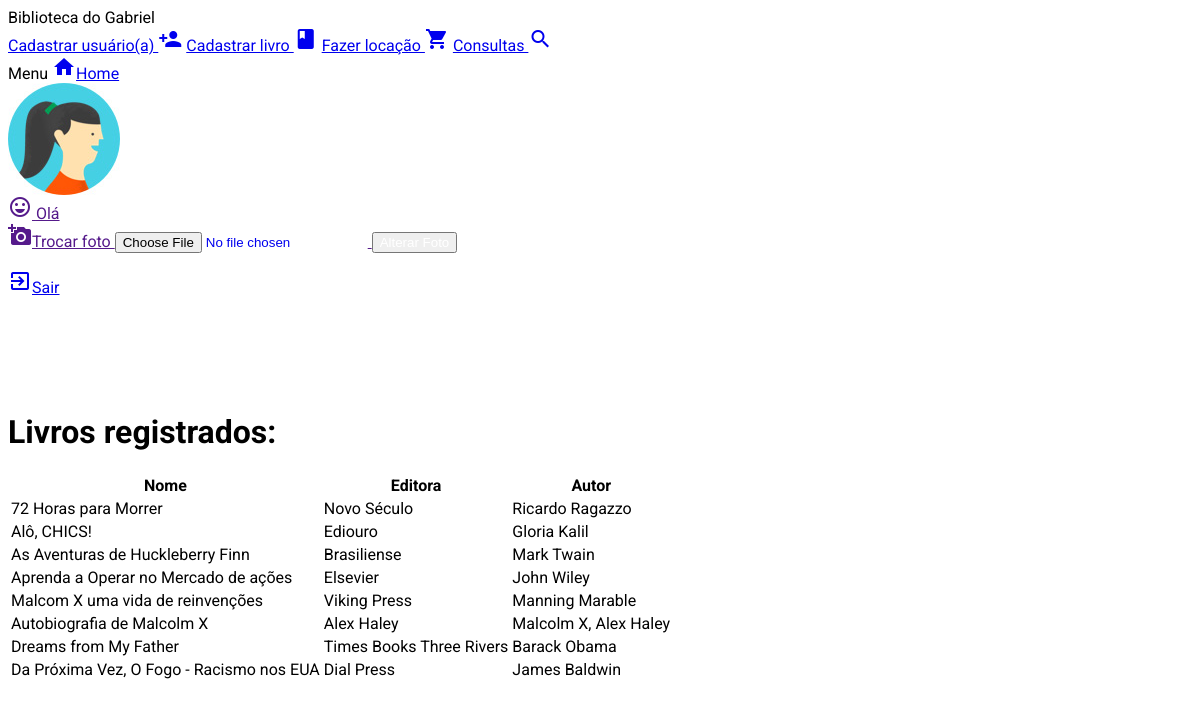
Page /livrogeral.php on the committed database.
### tables this page shows
CREATE TABLE IF NOT EXISTS `usuarios` (
  `id` int(11) NOT NULL AUTO_INCREMENT,
  `nome` varchar(255) NOT NULL,
  `login` varchar(255) NOT NULL,
  `senha` varchar(255) NOT NULL,
  `foto` varchar(255) NOT NULL,
  PRIMARY KEY (`id`)
);

CREATE TABLE IF NOT EXISTS `livro` (
  `idLivro` int(11) NOT NULL AUTO_INCREMENT,
  `nome` varchar(50) NOT NULL,
  `editora` varchar(25) NOT NULL,
  `autor` varchar(40) NOT NULL,
  PRIMARY KEY (`idLivro`)
);

### livrogeral.php (the view, shortened to what this page needs)
<html>
  <head>
    <link rel="stylesheet" href="https://code.getmdl.io/1.3.0/material.light_blue-yellow.min.css" />
    <link rel="stylesheet" href="styles.css">
   <link href="//cdn.muicss.com/mui-0.9.20/css/mui.min.css" rel="stylesheet" type="text/css" />
	</head>
  <?php
  include 'config.php';
  $sql = "SELECT * FROM usuarios WHERE login = '".$_SESSION['login']."'";
  $sqlExecuta = mysqli_query($conexao,$sql);
  $user = mysqli_fetch_assoc($sqlExecuta);
  ?>
  <body>
<div class="mdl-layout mdl-js-layout">
  <header class="mdl-layout__header mdl-layout__header--scroll">
    <div class="mdl-layout__header-row">
      <span class="mdl-layout-title"> Biblioteca do Gabriel</span>
      <nav class="mdl-navigation">
      <a class="mdl-navigation__link" href="caduser.php">Cadastrar usuário(a)&nbsp;<i class="material-icons">person_add</i></a>
        <a class="mdl-navigation__link" href="cadbook.php">Cadastrar livro&nbsp;<i class="material-icons">book</i></a>
        <a class="mdl-navigation__link" href="cadaluguel.php">Fazer locação&nbsp;<i class="material-icons">shopping_cart</i></a>
        <a class="mdl-navigation__link" href="consultas.php">Consultas&nbsp;<i class="material-icons">search</i></a>
      </nav>
    </div>
  </header>
  <div class="mdl-layout__drawer">
    <span class="mdl-layout-title">Menu</span>
    <a class="mdl-navigation__link" href="dashboard.php"><i class="mdl-color-text--blue-grey-400 material-icons" role="presentation">home</i>Home</a>
          <a class="mdl-navigation__link" href="">
    <nav class="mdl-navigation">
    <img src="images/<?php echo $user['foto']; ?>" class="demo-avatar"></br>
    <i class="material-icons">sentiment_very_satisfied</i>&nbsp;<span>Olá <?php echo $user["nome"];?></span>
            <div class="mdl-layout-spacer">
          <form action="altera_fotos.php" method="post" enctype="multipart/form-data"><i class="material-icons">add_a_photo</i>Trocar foto
           <input class="mdl-textfield__input" type="file" name="arquivo" id="arquivo">
            <input class="mdl-button mdl-js-button mdl-button--raised mdl-button--colored mdl-js-ripple-effect" type="submit" value="Alterar Foto" style="color: #FFF;"/>
          </form>
          </a>
          <a class="mdl-navigation__link" href="sair.php"><i class="material-icons">exit_to_app</i>Sair</a></br></br></br></br></br></br>
          </div>
          </div>
  <main class="mdl-layout__content">
    <div class="page-content">
    <h1>Livros registrados:</h1>
    <table class="mui-table mui-table--bordered">
  <thead>
    <tr>
      <th>Nome</th>
      <th>Editora</th>
      <th>Autor</th>
    </tr>
  </thead>
    <?php
    include "config.php";
    $sql = "SELECT * FROM livro";
    $sqlExecuta = mysqli_query($conexao,$sql);
    while($linha = mysqli_fetch_assoc($sqlExecuta)){
    ?>
  <tbody>
    <tr>
      <td><?php echo $linha["nome"];?></td>
      <td><?php echo $linha["editora"];?></td>
      <td><?php echo $linha["autor"];?></td>
    </tr>
    <?php
}
?>
  </tbody>
</table>
    </div>
  </main>
  </body>
</html>

### styles.css (style rules this page uses)
html, body { font-family: 'Roboto', 'Helvetica', sans-serif; }

### rows in the picture
usuarios: foto (placeholder picture)
livro: nome "72 Horas para Morrer", editora "Novo Século", autor "Ricardo Ragazzo"
livro: nome "Alô, CHICS!", editora "Ediouro", autor "Gloria Kalil"
livro: nome "As Aventuras de Huckleberry Finn", editora "Brasiliense", autor "Mark Twain"
livro: nome "Aprenda a Operar no Mercado de ações", editora "Elsevier", autor "John Wiley"
livro: nome "Malcom X uma vida de reinvenções", editora "Viking Press", autor "Manning Marable"
livro: nome "Autobiografia de Malcolm X", editora "Alex Haley", autor "Malcolm X, Alex Haley"
livro: nome "Dreams from My Father", editora "Times Books Three Rivers", autor "Barack Obama"
livro: nome "Da Próxima Vez, O Fogo - Racismo nos EUA", editora "Dial Press", autor "James Baldwin"
